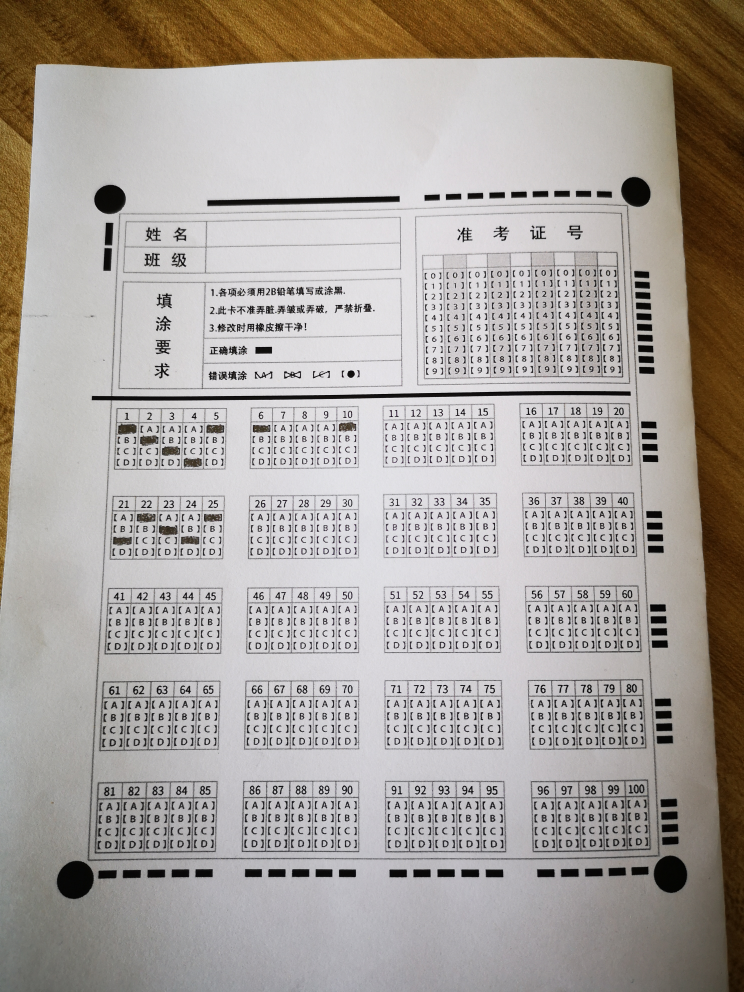
#> input picture face_recognition/answer/t3.jpg, 2976 x 3968 px (shown at 1/4 size)
$ python answer.py   (older library calls are emulated)
#> lines starting #> are read from the running program, lines starting #| are printed output that depends on the picture; after the words box and inside, x2 and y2 are one past the last pixel; in counts of white or black regions, pixels touching at a corner belong together
# -*- coding: utf-8 -*-
from operator import attrgetter, itemgetter

import cv2
import numpy as np
from imutils import contours
from imutils.perspective import four_point_transform

hor_space = 15  # 横向间距15
hor_que_space = 15  # 答案单个横向间距
ver_space = 15  # 纵向间距15
ver_que_space = 40  # 答案块纵向间距


class Answer(object):
    def __init__(self, path):
        self.path = path

    def start(self):
        ans_list = []  # 选择的题目和答案
        gray_trans, img_trans = self.read_img(self.path)
        gray_trans2, img_trans2 = self.transform_again(gray_trans, img_trans)
        sel_cts = self.get_sel_point(gray_trans2,img_trans2)
        card_list = self.get_card_list()  # 答题卡区域
        for que_item in sel_cts:
            ans_item = self.compute_score(que_item, img_trans2, card_list)
            ans_list.append(ans_item)
        print("ans_list", ans_list)
        return ans_list

    # 读取图片，根据四个定位圆进行透视变换
    def read_img(self, path):
        # 载入并显示图片
#> called with path = '../answer/t3.jpg'
        img = cv2.imread(path)
#> img is the input picture: shape (3968, 2976, 3); mean B, G, R 156.8, 162, 168.5
        img = cv2.resize(img, (500, 700), 0, 0)
#> img: shape (700, 500, 3)
        # 1.降噪（模糊处理用来减少瑕疵点）
        result = cv2.blur(img, (5, 5))
        # 2.灰度化,就是去色（类似老式照片）
        gray = cv2.cvtColor(result, cv2.COLOR_BGR2GRAY)
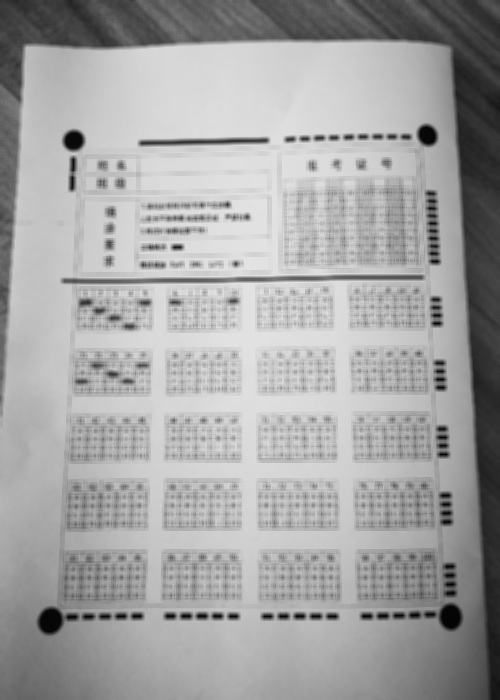
#> gray: shape (700, 500); min 3, max 227, mean 163.3
        # 3.霍夫变换圆检测-定位答题卡圆圈位置
        circles = cv2.HoughCircles(gray.copy(), cv2.HOUGH_GRADIENT, 1, 200, param1=250, param2=15, minRadius=2,
                                   maxRadius=20)
#> circles = [[427.5, 134.5, 9.6], [73.5, 140.5, 10], [49.5, 619.5, 12.7], [453.5, 616.5, 14.6]]
        circles = np.round(circles[0, :]).astype('int')
#> circles = [[428, 134, 10], [74, 140, 10], [50, 620, 13], [454, 616, 15]]
        circles = sorted(circles, key=lambda x: x[1])  # 对y轴排序
#> circles = [[428, 134, 10], [74, 140, 10], [454, 616, 15], [50, 620, 13]]
        top_circles = sorted(circles[0: 2], key=lambda x: x[0])  # 对x轴排序
#> top_circles = [[74, 140, 10], [428, 134, 10]]
        bottom_circles = sorted(circles[2: 4], key=lambda x: x[0])  # 对x轴排序
#> bottom_circles = [[50, 620, 13], [454, 616, 15]]
        loc_circles = np.vstack((top_circles, bottom_circles))  # 重新组装的定位圆
#> loc_circles = [[74, 140, 10], [428, 134, 10], [50, 620, 13], [454, 616, 15]]
        # 遍历4个定位圆，取出其有用的坐标
        four_points = []
        for idx, (x, y, r) in enumerate(loc_circles):
            # 绘制圆和半径矩形到output
            cv2.circle(img, (x, y), r, (0, 255, 0), 4)
            if idx == 0:
                four_points.append([x + r, y + r])
            elif idx == 1:
                four_points.append([x - r, y + r])
            elif idx == 2:
                four_points.append([x + r, y - r])
            elif idx == 3:
                four_points.append([x - r, y - r])
#> this loop made 4 passes
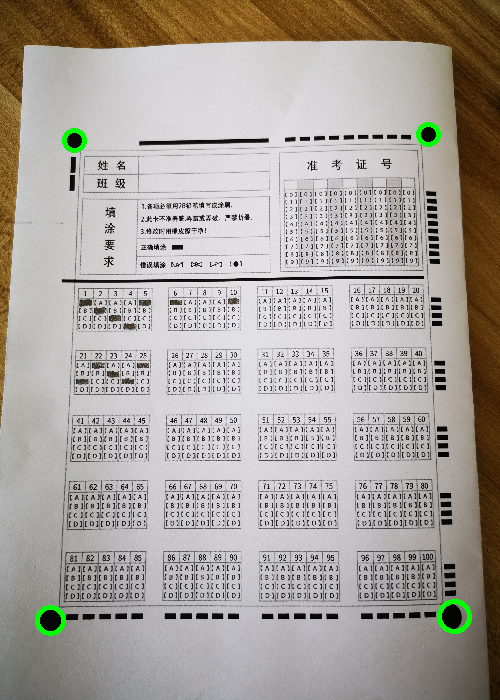
#> img: shape (700, 500, 3); mean B, G, R 156.3, 162.6, 168
#> after the loop, four_points = [[84, 150], [418, 144], [63, 607], [439, 601]]
        # 根据定位圆的坐标进行透视变换
        gray_trans = four_point_transform(gray, np.array(four_points))
        img_trans = four_point_transform(img, np.array(four_points))
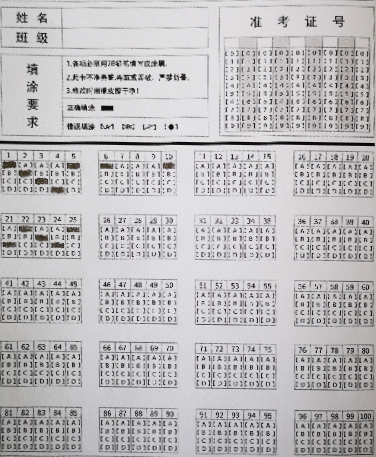
#> img_trans: shape (457, 376, 3); mean B, G, R 188.4, 186.1, 188.3
        # 显示新图像
        cv2.imshow('circle', img)
        cv2.imshow('rect_img', img_trans)
        return gray_trans, img_trans

    # 再次根据中间横线进行透视变换
    def transform_again(self, gray_trans, img_trans):
        gaussian_bulr = cv2.GaussianBlur(gray_trans, (5, 5), 0)
        cv2.imshow("gaussian", gaussian_bulr)
        edged = cv2.Canny(gaussian_bulr, 75, 200)  # 边缘检测,灰度值小于2参这个值的会被丢弃，大于3参这个值会被当成边缘，在中间的部分，自动检测
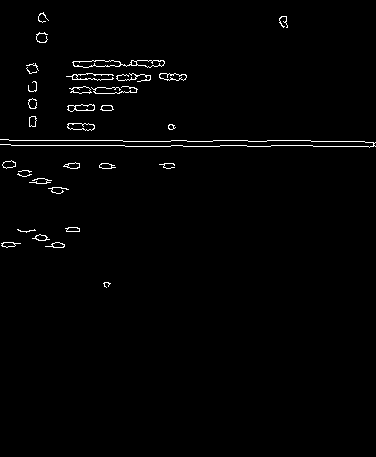
#> edged: shape (457, 376); 1.3% white in thin lines or dots, all inside (x1, y1, x2, y2) = (0, 12, 376, 288)
        cv2.imshow("edged", edged)
        # 1.寻找轮廓
        image, cts, hierarchy = cv2.findContours(edged.copy(), cv2.RETR_EXTERNAL, cv2.CHAIN_APPROX_SIMPLE)
#> cts = 33 contours, 17 with area under 20; largest, box (x1, y1, x2, y2) and area: (72, 60, 165, 68) 424, (67, 123, 95, 131) 148, (159, 73, 187, 81) 141, (67, 104, 95, 112) 138, (69, 86, 92, 94) 94
        # 2.将轮廓数据以{c:轮廓，peri:周长}dict形式存放到path_list里面
        path_list = []
        for c in cts:
            peri = 0.01 * cv2.arcLength(c, True)
            path_list.append({"c": c, "peri": peri})
#> this loop made 33 passes
#> peri on passes 1 to 12: 0.31, 0.453, 0.461, 0.416, 0.401, 0.357, 0.769, 0.906, 0.321, 0.285, 0.624, 0.433
#> after the loop, path_list = 33 items
        # 3.对集合数据根据周长进行排序
        path_sort = sorted(path_list, key=lambda x: x['peri'], reverse=True)
#> path_sort = 33 items
        # print("path_sort", path_sort)
        # 显示排序第一个的轮廓数据
        # cv2.drawContours(rect, [path_sort[0]['c']], -1, (0, 0, 255), 3)
        # cv2.imshow("draw_contours", gray_trans)
        # 4.取轮廓的矩形坐标
        x, y, w, h = cv2.boundingRect(path_sort[0]['c'])
#> x = 0; y = 139; w = 376; h = 9
        cv2.rectangle(gray_trans, (x, y), (x + w, y + h), (0, 255, 0), 2)
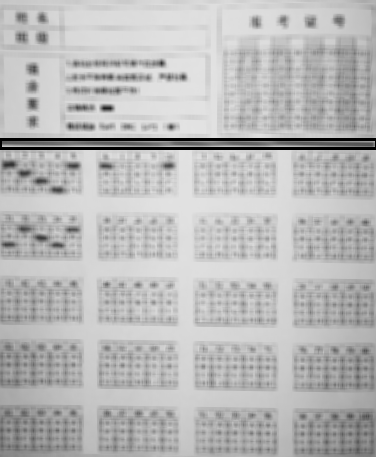
#> gray_trans: shape (457, 376); min 0, max 227, mean 184.5
        cv2.imshow("rectangle", gray_trans)
        # print("rect.shape()", rect.shape)
        my, mx = gray_trans.shape
#> my = 457; mx = 376
        # 5.利用轮廓坐标组成新的透视定位4坐标点
        four_points = [[0, y + h], [mx, y + h], [0, my], [mx, my]]
#> four_points = [[0, 148], [376, 148], [0, 457], [376, 457]]
        # 6.再次进行透视转换
        gray_trans2 = four_point_transform(gray_trans, np.array(four_points))
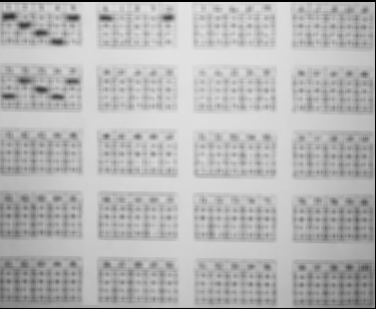
#> gray_trans2: shape (309, 376); min 0, max 226, mean 181.4
        img_trans2 = four_point_transform(img_trans, np.array(four_points))
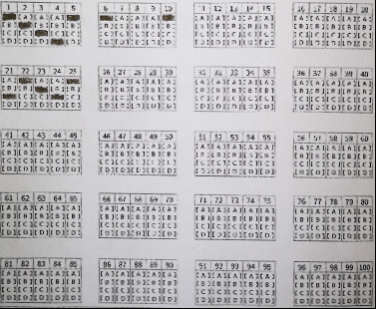
#> img_trans2: shape (309, 376, 3); mean B, G, R 184.3, 181.7, 183.8
        cv2.imshow("img_trans2", img_trans2)
        return gray_trans2, img_trans2

    # 获取选中的答案
    # [68 lines left out: functions get_sel_point, compute_score, get_card_list, get_answer, not called in this run]


if __name__ == '__main__':
    answer = Answer("../answer/t3.jpg")
#> (the run stopped early here; a loop or call above may not have finished)

$ run again, with face_recognition/answer/t2.jpg copied over face_recognition/answer/t3.jpg
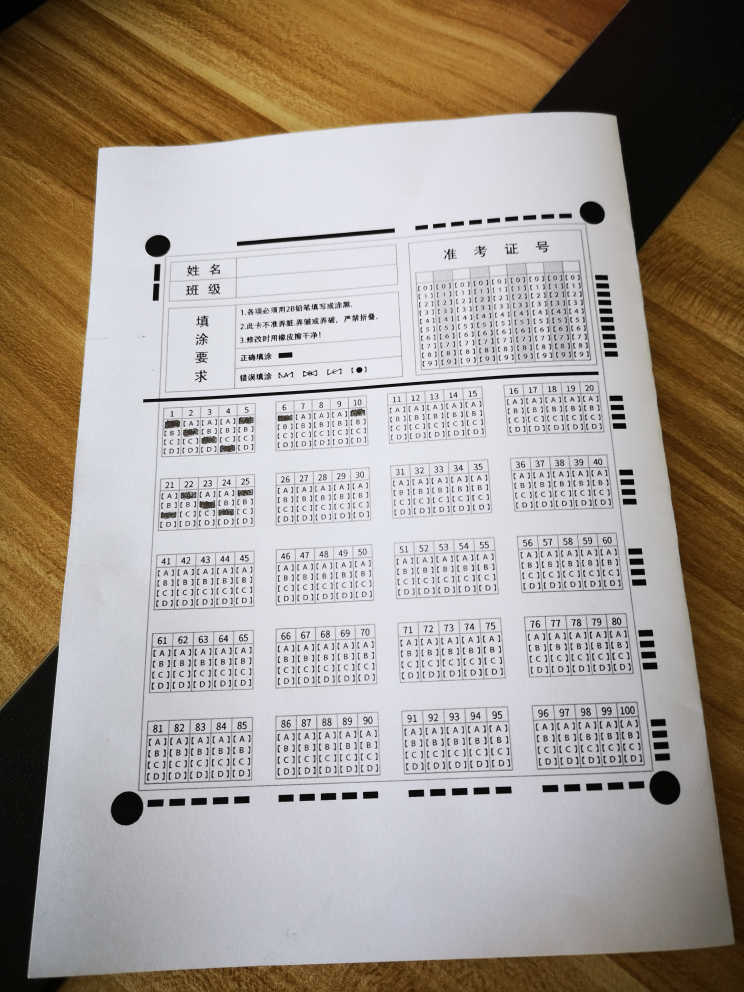
#> input picture face_recognition/answer/t2.jpg, 2976 x 3968 px (shown at 1/4 size)
#> in read_img, img is the input picture: shape (3968, 2976, 3); mean B, G, R 144.8, 153.8, 163.5
#> in read_img, `circles = cv2.HoughCircles(gray.copy(), cv2.HOUGH_GRADIENT, 1, 200, pa..`: circles = [[447.5, 556.5, 9.6], [105.5, 172.5, 8], [87.5, 571.5, 13.4], [397.5, 150.5, 8.2]]
#> in read_img, `circles = np.round(circles[0, :]).astype('int')`: circles = [[448, 556, 10], [106, 172, 8], [88, 572, 13], [398, 150, 8]]
#> in read_img, `circles = sorted(circles, key=lambda x: x[1])`: circles = [[398, 150, 8], [106, 172, 8], [448, 556, 10], [88, 572, 13]]
#> top_circles = [[106, 172, 8], [398, 150, 8]]
#> bottom_circles = [[88, 572, 13], [448, 556, 10]]
#> loc_circles = [[106, 172, 8], [398, 150, 8], [88, 572, 13], [448, 556, 10]]
#> the loop in read_img, `for idx, (x, y, r) in enumerate(loc_circles):` made 4 passes
#> after the loop in read_img, `for idx, (x, y, r) in enumerate(loc_circles):`:
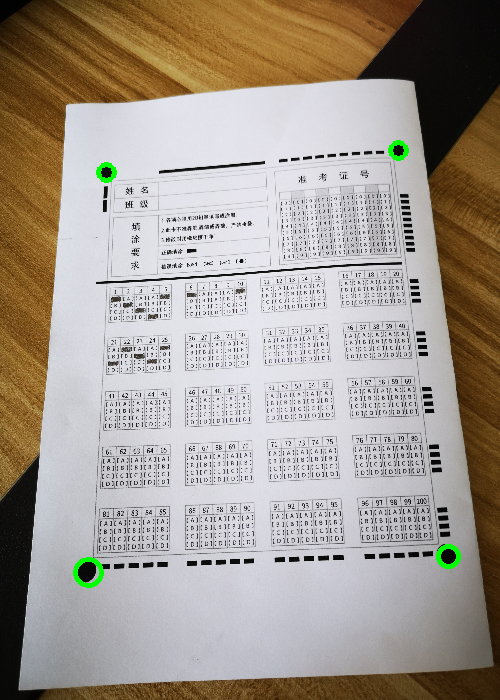
#> img: shape (700, 500, 3); mean B, G, R 144.4, 154.2, 163.1
#> after the loop in read_img, `for idx, (x, y, r) in enumerate(loc_circles):`: four_points = [[114, 180], [390, 158], [101, 559], [438, 546]]
#> edged: shape (390, 337); 0.92% white in thin lines or dots, all inside (x1, y1, x2, y2) = (0, 61, 335, 208)
#> cts = 15 contours, 10 with area under 20; largest, box (x1, y1, x2, y2) and area: (62, 61, 137, 69) 170, (1, 136, 16, 143) 56, (27, 199, 43, 205) 46, (88, 137, 102, 143) 46, (29, 151, 44, 156) 40
#> the loop in transform_again, `for c in cts:` made 15 passes
#> peri on passes 1 to 8: 0.273, 0.436, 0.533, 0.709, 0.339, 0.572, 0.259, 0.319
#> after the loop in transform_again, `for c in cts:`: path_list = 15 items
#> in transform_again, `x, y, w, h = cv2.boundingRect(path_sort[0]['c'])`: x = 0; y = 116; w = 335; h = 9
#> in transform_again, `four_points = [[0, y + h], [mx, y + h], [0, my], [mx, my]]`: four_points = [[0, 125], [337, 125], [0, 390], [337, 390]]
#> in transform_again, `img_trans2 = four_point_transform(img_trans, np.array(four_points))`:
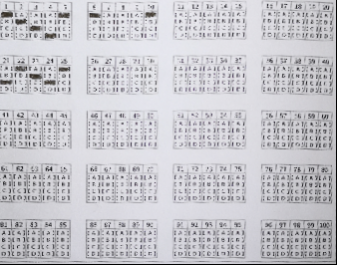
#> img_trans2: shape (265, 337, 3); mean B, G, R 203.3, 197.6, 198.1
